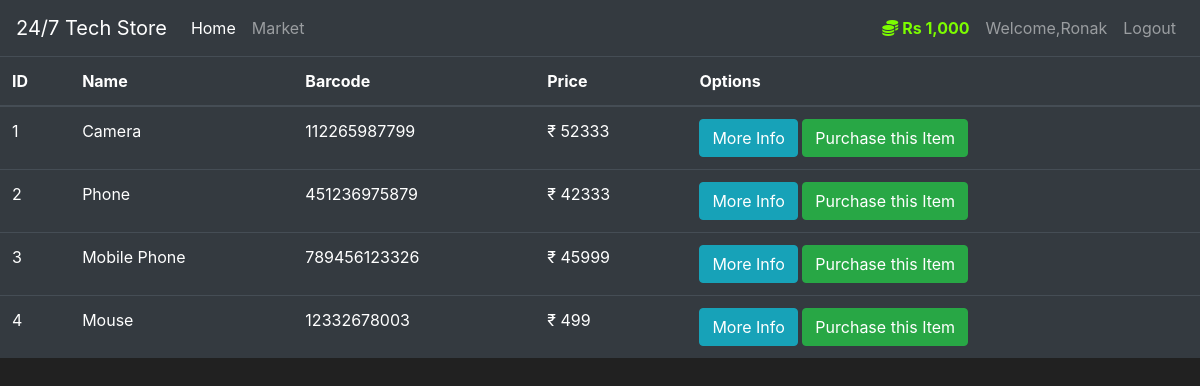
The app's page /market (signed in) with its own data.
### app/models.py (models this page shows, shortened)
class User(db.Model, UserMixin):
    id = db.Column(db.Integer(), primary_key=True)
    username = db.Column(db.String(length=30), nullable=False, unique=True)
    email_address = db.Column(db.String(length=50), nullable=False, unique=True)
    password_hash = db.Column(db.String(length=70), nullable=False)
    budget = db.Column(db.Integer(), nullable=False, default=1000)
    items = db.relationship("Item", backref="owned_user", lazy=True)
    @property
    def prettier_budget(self):
        if len(str(self.budget)) >=4:
            return f"Rs {str(self.budget)[:-3]},{str(self.budget)[-3:]}"
        else:
            return f"Rs {self.budget}"
    @property
    def password(self):
        return self.password_hash

class Item(db.Model):
    id = db.Column(db.Integer(), primary_key=True)
    name = db.Column(db.String(length=30), nullable=False, unique=True)
    price = db.Column(db.Integer, nullable=False)
    barcode = db.Column(db.String(length=12), nullable=False, unique=True)
    description = db.Column(db.String(length=500), nullable=False, unique=True)
    owner = db.Column(db.Integer(), db.ForeignKey("user.id"))

### app/routes.py (the view)
@app.route("/market")
@login_required
def market_page():
    items = Item.query.all()
    return render_template("market.html", items=items)

### app/models.py (called while the page is built)
@login_manager.user_loader
def load_user(user_id):
    return User.query.get(int(user_id))

### app/templates/market.html (shortened to what this page needs)
{% extends 'base.html' %}
{% block content %}
      <table class="table table-hover table-dark">
        <thead>
            <tr>
                <th scope="col">ID</th>
                <th scope="col">Name</th>
                <th scope="col">Barcode</th>
                <th scope="col">Price</th>
                <th scope="col">Options</th>
            </tr>
        </thead>
        <tbody>
            {% for item in items %}
                <tr>
                    <td>{{ item.id }}</td>
                    <td>{{ item.name }}</td>
                    <td>{{ item.barcode }}</td>
                    <td>₹ {{ item.price }}</td>
                    <td>
                        <button class="btn btn-outline btn-info">More Info</button>
                        <button class="btn btn-outline btn-success">Purchase this Item</button>
                    </td>
                </tr>
            {% endfor %}
        </tbody>
    </table>
{% endblock %}

### app/templates/base.html (shortened to what this page needs)
<!DOCTYPE html>
<html lang="en">
  <head>
    <link
      rel="stylesheet"
      href="https://cdn.jsdelivr.net/npm/bootstrap@4.5.3/dist/css/bootstrap.min.css"
    />
  </head>
  <body>
    <nav class=" navbar navbar-expand-md navbar-dark bg-dark ">
      <a class="navbar-brand" href="#">24/7 Tech Store</a>
      <div class="collapse navbar-collapse" id="navbarNav">
        <ul class="navbar-nav mr-auto">
          <li class="nav-item active">
            <a class="nav-link" href="{{ url_for('home_page') }}"
              >Home <span class="sr-only">(current)</span></a
            >
          </li>
          <li class="nav-item">
            <a class="nav-link" href="{{ url_for('market_page') }}">Market</a>
          </li>
        </ul>
        {% if current_user.is_authenticated %}
        <ul class="navbar-nav">
          <li class="nav-item">
            <a class="nav-link" style="color: lawngreen;font-weight: bold">
              <i class="fas fa-coins"></i>
              {{ current_user.prettier_budget }}
            </a>
          </li>
          <li class="nav-item">
            <a class="nav-link" href="#">Welcome,{{ current_user.username }}</a>
          </li>
          <li class="nav-item">
            <a class="nav-link" href="{{ url_for('logout_page') }}">Logout</a>
          </li>
        </ul>
        {% endif %}
      </div>
    </nav>
    {% block content %}
    {% endblock %}
  </body>
</html>

### app/templates/base.html (style rules this page uses)
body { background-color: #212121; color: white; }

### records on screen
User: prettier_budget "Rs 1,000", username "Ronak"
Item: id "1", name "Camera", barcode "112265987799", price "52333"
Item: id "2", name "Phone", barcode "451236975879", price "42333"
Item: id "3", name "Mobile Phone", barcode "789456123326", price "45999"
Item: id "4", name "Mouse", barcode "12332678003", price "499"
